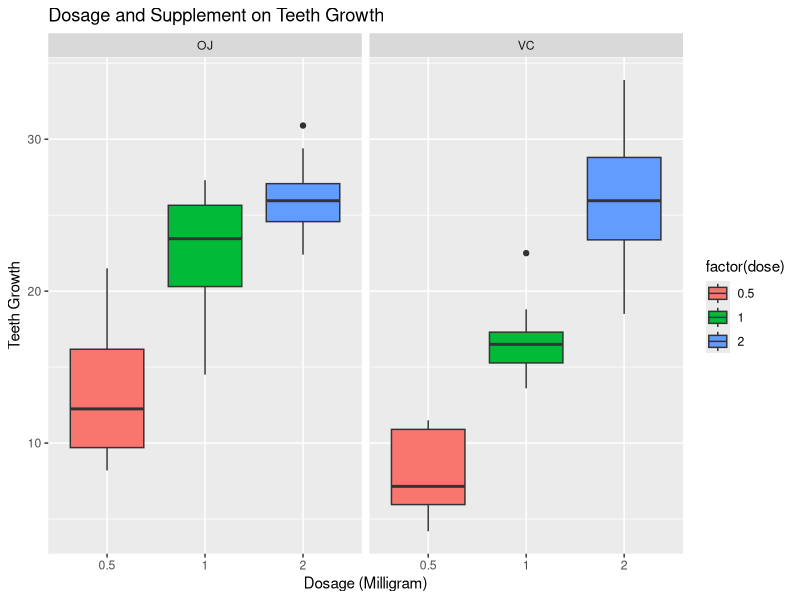

The R script that drew this image: (Note: this script raises an error after producing the figure.)
## ---- chunk 1
# load the dataset library
library(datasets)
# load the ToothGrowth dataset
data(ToothGrowth)
# attach the ToothGrowth dataset
attach(ToothGrowth)
## ---- chunk 2
head(ToothGrowth)
## ---- chunk 3
str(ToothGrowth)
## ---- chunk 4
summary(ToothGrowth)
## ---- chunk 5
# convert dose to a factor variable
dose <- as.factor(dose)
# tabulate the sample size by supplement and dose 
table(supp, dose)
## ---- chunk 6
# load ggplot library
library(ggplot2)
# draw the plot
p <- ggplot(ToothGrowth, aes(x=factor(dose), y=len,fill=factor(dose)))
p <- p + geom_boxplot(notch=F) + facet_grid(.~supp) 
p <- p + scale_x_discrete("Dosage (Milligram)")
p <- p + scale_y_continuous("Teeth Growth")
p <- p + ggtitle("Dosage and Supplement on Teeth Growth")
p
## ---- chunk 7
# T Test by dose between 0.5 and 1.
t.test(len ~ dose, paired = F, var.equal = F, data = ToothGrowth[ToothGrowth$dose %in% c(0.5, 1), ])
## ---- chunk 8
# T Test by dose between 0.5 and 2.
t.test(len ~ dose, paired = F, var.equal = F, data = ToothGrowth[ToothGrowth$dose %in% c(0.5, 2), ])
## ---- chunk 9
# T Test by dose between 1 and 2.
t.test(len ~ dose, paired = F, var.equal = F, data = ToothGrowth[ToothGrowth$dose %in% c(1, 2), ])
## ---- chunk 10
# T Test by supplement type
t.test(len ~ supp, paired = F, var.equal = F, data = ToothGrowth)
## ---- chunk 11
# T Test by supplement type when when dose=0.5.
t.test(len ~ supp, paired = F, var.equal = F, data = ToothGrowth[ToothGrowth$dose == 0.5, ])
## ---- chunk 12
# T Test by supplement type when dose=1.
t.test(len ~ supp, paired = F, var.equal = F, data = ToothGrowth[ToothGrowth$dose == 1, ])
## ---- chunk 13
# T Test by supplement type when dose=2.
t.test(len ~ supp, paired = F, var.equal = F, data = ToothGrowth[ToothGrowth$dose == 2, ])
